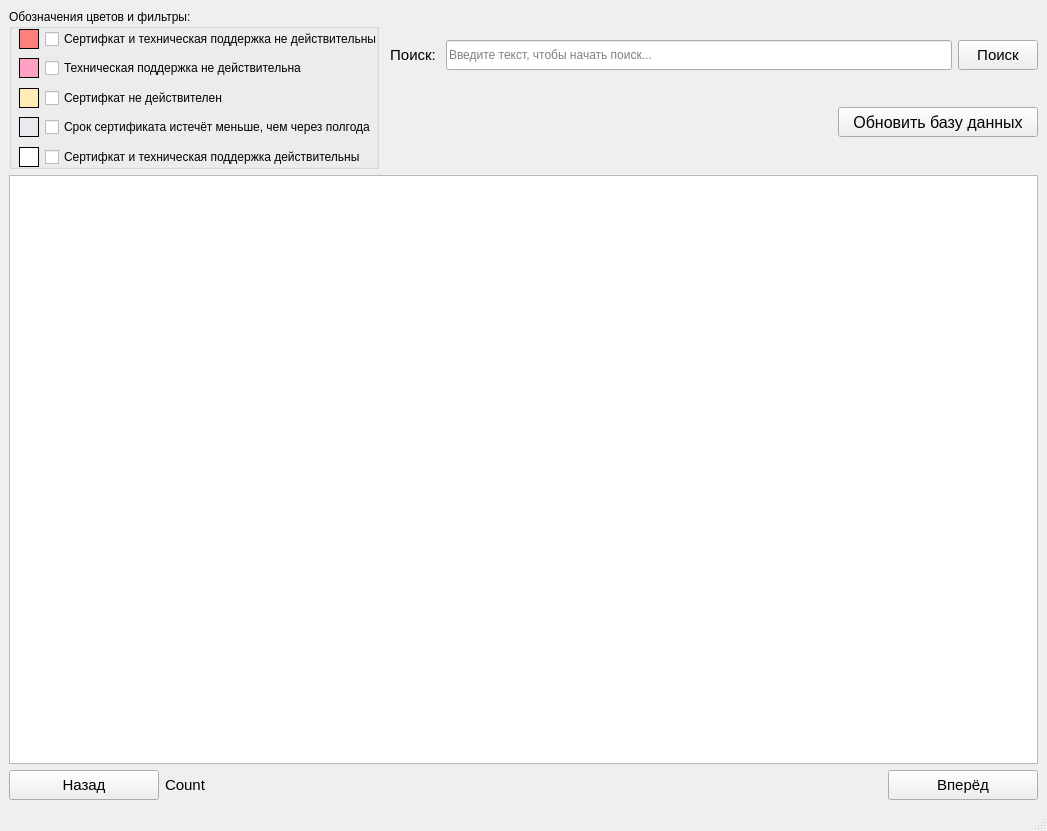
<?xml version="1.0" encoding="UTF-8"?>
<ui version="4.0">
 <class>MainWindow</class>
 <widget class="QMainWindow" name="MainWindow">
  <property name="geometry">
   <rect>
    <x>0</x>
    <y>0</y>
    <width>1047</width>
    <height>831</height>
   </rect>
  </property>
  <property name="windowTitle">
   <string>MainWindow</string>
  </property>
  <widget class="QWidget" name="centralwidget">
   <layout class="QGridLayout" name="gridLayout">
    <item row="0" column="0">
     <widget class="QGroupBox" name="groupBox">
      <property name="minimumSize">
       <size>
        <width>370</width>
        <height>160</height>
       </size>
      </property>
      <property name="title">
       <string>Обозначения цветов и фильтры:</string>
      </property>
      <widget class="QWidget" name="verticalLayoutWidget">
       <property name="geometry">
        <rect>
         <x>10</x>
         <y>20</y>
         <width>358</width>
         <height>141</height>
        </rect>
       </property>
       <layout class="QVBoxLayout" name="verticalLayout_filters">
        <item>
         <layout class="QFormLayout" name="formLayout_red">
          <item row="0" column="0">
           <widget class="QLabel" name="label_red">
            <property name="minimumSize">
             <size>
              <width>20</width>
              <height>20</height>
             </size>
            </property>
            <property name="maximumSize">
             <size>
              <width>20</width>
              <height>20</height>
             </size>
            </property>
            <property name="autoFillBackground">
             <bool>false</bool>
            </property>
            <property name="styleSheet">
             <string notr="true">background-color: rgb(255, 127, 127);
border-style: solid;
border-width: 1px;
border-color: rgb(0, 0, 0);</string>
            </property>
            <property name="text">
             <string/>
            </property>
           </widget>
          </item>
          <item row="0" column="1">
           <widget class="QCheckBox" name="checkBox_red">
            <property name="text">
             <string>Сертифкат и техническая поддержка не действительны</string>
            </property>
           </widget>
          </item>
         </layout>
        </item>
        <item>
         <layout class="QFormLayout" name="formLayout_pink">
          <item row="0" column="0">
           <widget class="QLabel" name="label_pink">
            <property name="minimumSize">
             <size>
              <width>20</width>
              <height>20</height>
             </size>
            </property>
            <property name="maximumSize">
             <size>
              <width>20</width>
              <height>20</height>
             </size>
            </property>
            <property name="autoFillBackground">
             <bool>false</bool>
            </property>
            <property name="styleSheet">
             <string notr="true">background-color: rgb(255, 159, 195);
border-style: solid;
border-width: 1px;
border-color: rgb(0, 0, 0);</string>
            </property>
            <property name="text">
             <string/>
            </property>
           </widget>
          </item>
          <item row="0" column="1">
           <widget class="QCheckBox" name="checkBox_pink">
            <property name="text">
             <string>Техническая поддержка не действительна</string>
            </property>
           </widget>
          </item>
         </layout>
        </item>
        <item>
         <layout class="QFormLayout" name="formLayout_yellow">
          <item row="0" column="0">
           <widget class="QLabel" name="label_yellow">
            <property name="minimumSize">
             <size>
              <width>20</width>
              <height>20</height>
             </size>
            </property>
            <property name="maximumSize">
             <size>
              <width>20</width>
              <height>20</height>
             </size>
            </property>
            <property name="autoFillBackground">
             <bool>false</bool>
            </property>
            <property name="styleSheet">
             <string notr="true">background-color: rgb(255, 236, 183);
border-style: solid;
border-width: 1px;
border-color: rgb(0, 0, 0);</string>
            </property>
            <property name="text">
             <string/>
            </property>
           </widget>
          </item>
          <item row="0" column="1">
           <widget class="QCheckBox" name="checkBox_yellow">
            <property name="text">
             <string>Сертифкат не действителен</string>
            </property>
           </widget>
          </item>
         </layout>
        </item>
        <item>
         <layout class="QFormLayout" name="formLayout_gray">
          <item row="0" column="0">
           <widget class="QLabel" name="label_gray">
            <property name="minimumSize">
             <size>
              <width>20</width>
              <height>20</height>
             </size>
            </property>
            <property name="maximumSize">
             <size>
              <width>20</width>
              <height>20</height>
             </size>
            </property>
            <property name="autoFillBackground">
             <bool>false</bool>
            </property>
            <property name="styleSheet">
             <string notr="true">background-color: rgb(232, 234, 237);
border-style: solid;
border-width: 1px;
border-color: rgb(0, 0, 0);</string>
            </property>
            <property name="text">
             <string/>
            </property>
           </widget>
          </item>
          <item row="0" column="1">
           <widget class="QCheckBox" name="checkBox_gray">
            <property name="text">
             <string>Срок сертификата истечёт меньше, чем через полгода</string>
            </property>
           </widget>
          </item>
         </layout>
        </item>
        <item>
         <layout class="QFormLayout" name="formLayout_white">
          <item row="0" column="0">
           <widget class="QLabel" name="label_white">
            <property name="minimumSize">
             <size>
              <width>20</width>
              <height>20</height>
             </size>
            </property>
            <property name="maximumSize">
             <size>
              <width>20</width>
              <height>20</height>
             </size>
            </property>
            <property name="autoFillBackground">
             <bool>false</bool>
            </property>
            <property name="styleSheet">
             <string notr="true">background-color: rgb(255, 255, 255);
border-style: solid;
border-width: 1px;
border-color: rgb(0, 0, 0);</string>
            </property>
            <property name="text">
             <string/>
            </property>
           </widget>
          </item>
          <item row="0" column="1">
           <widget class="QCheckBox" name="checkBox_white">
            <property name="text">
             <string>Сертифкат и техническая поддержка действительны</string>
            </property>
           </widget>
          </item>
         </layout>
        </item>
       </layout>
      </widget>
     </widget>
    </item>
    <item row="0" column="1">
     <layout class="QVBoxLayout" name="verticalLayout">
      <item>
       <layout class="QHBoxLayout" name="horizontalLayout">
        <property name="sizeConstraint">
         <enum>QLayout::SetDefaultConstraint</enum>
        </property>
        <item>
         <widget class="QLabel" name="label">
          <property name="minimumSize">
           <size>
            <width>55</width>
            <height>30</height>
           </size>
          </property>
          <property name="lineWidth">
           <number>5</number>
          </property>
          <property name="text">
           <string>&lt;html&gt;&lt;head/&gt;&lt;body&gt;&lt;p align=&quot;right&quot;&gt;&lt;span style=&quot; font-size:11pt;&quot;&gt;Поиск: &lt;/span&gt;&lt;/p&gt;&lt;/body&gt;&lt;/html&gt;</string>
          </property>
         </widget>
        </item>
        <item>
         <widget class="QLineEdit" name="searchBar">
          <property name="minimumSize">
           <size>
            <width>0</width>
            <height>30</height>
           </size>
          </property>
          <property name="toolTip">
           <string>&lt;html&gt;&lt;head/&gt;&lt;body&gt;&lt;p&gt;Поле для ввода искомой информации&lt;/p&gt;&lt;/body&gt;&lt;/html&gt;</string>
          </property>
          <property name="text">
           <string/>
          </property>
          <property name="placeholderText">
           <string>Введите текст, чтобы начать поиск...</string>
          </property>
          <property name="clearButtonEnabled">
           <bool>true</bool>
          </property>
         </widget>
        </item>
        <item>
         <widget class="QPushButton" name="btnSearch">
          <property name="minimumSize">
           <size>
            <width>0</width>
            <height>30</height>
           </size>
          </property>
          <property name="font">
           <font>
            <pointsize>11</pointsize>
           </font>
          </property>
          <property name="text">
           <string>Поиск</string>
          </property>
         </widget>
        </item>
       </layout>
      </item>
      <item alignment="Qt::AlignRight">
       <widget class="QPushButton" name="refreshButton">
        <property name="minimumSize">
         <size>
          <width>200</width>
          <height>30</height>
         </size>
        </property>
        <property name="font">
         <font>
          <pointsize>12</pointsize>
         </font>
        </property>
        <property name="toolTip">
         <string>Требуется интернет-соединение</string>
        </property>
        <property name="text">
         <string>Обновить базу данных</string>
        </property>
       </widget>
      </item>
     </layout>
    </item>
    <item row="1" column="0" colspan="2">
     <widget class="QTableView" name="tableView">
      <property name="minimumSize">
       <size>
        <width>0</width>
        <height>0</height>
       </size>
      </property>
      <property name="lineWidth">
       <number>3</number>
      </property>
      <property name="editTriggers">
       <set>QAbstractItemView::NoEditTriggers</set>
      </property>
      <property name="selectionBehavior">
       <enum>QAbstractItemView::SelectRows</enum>
      </property>
     </widget>
    </item>
    <item row="2" column="0" colspan="2">
     <layout class="QHBoxLayout" name="horizontalLayout_2">
      <item>
       <widget class="QPushButton" name="btnBack">
        <property name="minimumSize">
         <size>
          <width>0</width>
          <height>30</height>
         </size>
        </property>
        <property name="maximumSize">
         <size>
          <width>150</width>
          <height>16777215</height>
         </size>
        </property>
        <property name="font">
         <font>
          <pointsize>11</pointsize>
         </font>
        </property>
        <property name="text">
         <string>Назад</string>
        </property>
       </widget>
      </item>
      <item>
       <widget class="QLabel" name="lblCount">
        <property name="font">
         <font>
          <pointsize>11</pointsize>
         </font>
        </property>
        <property name="text">
         <string>Count</string>
        </property>
       </widget>
      </item>
      <item>
       <widget class="QPushButton" name="btnNext">
        <property name="minimumSize">
         <size>
          <width>0</width>
          <height>30</height>
         </size>
        </property>
        <property name="maximumSize">
         <size>
          <width>150</width>
          <height>16777215</height>
         </size>
        </property>
        <property name="font">
         <font>
          <pointsize>11</pointsize>
         </font>
        </property>
        <property name="text">
         <string>Вперёд</string>
        </property>
       </widget>
      </item>
     </layout>
    </item>
   </layout>
  </widget>
  <widget class="QMenuBar" name="menubar">
   <property name="geometry">
    <rect>
     <x>0</x>
     <y>0</y>
     <width>1047</width>
     <height>22</height>
    </rect>
   </property>
  </widget>
  <widget class="QStatusBar" name="statusbar"/>
 </widget>
 <resources/>
 <connections/>
</ui>
